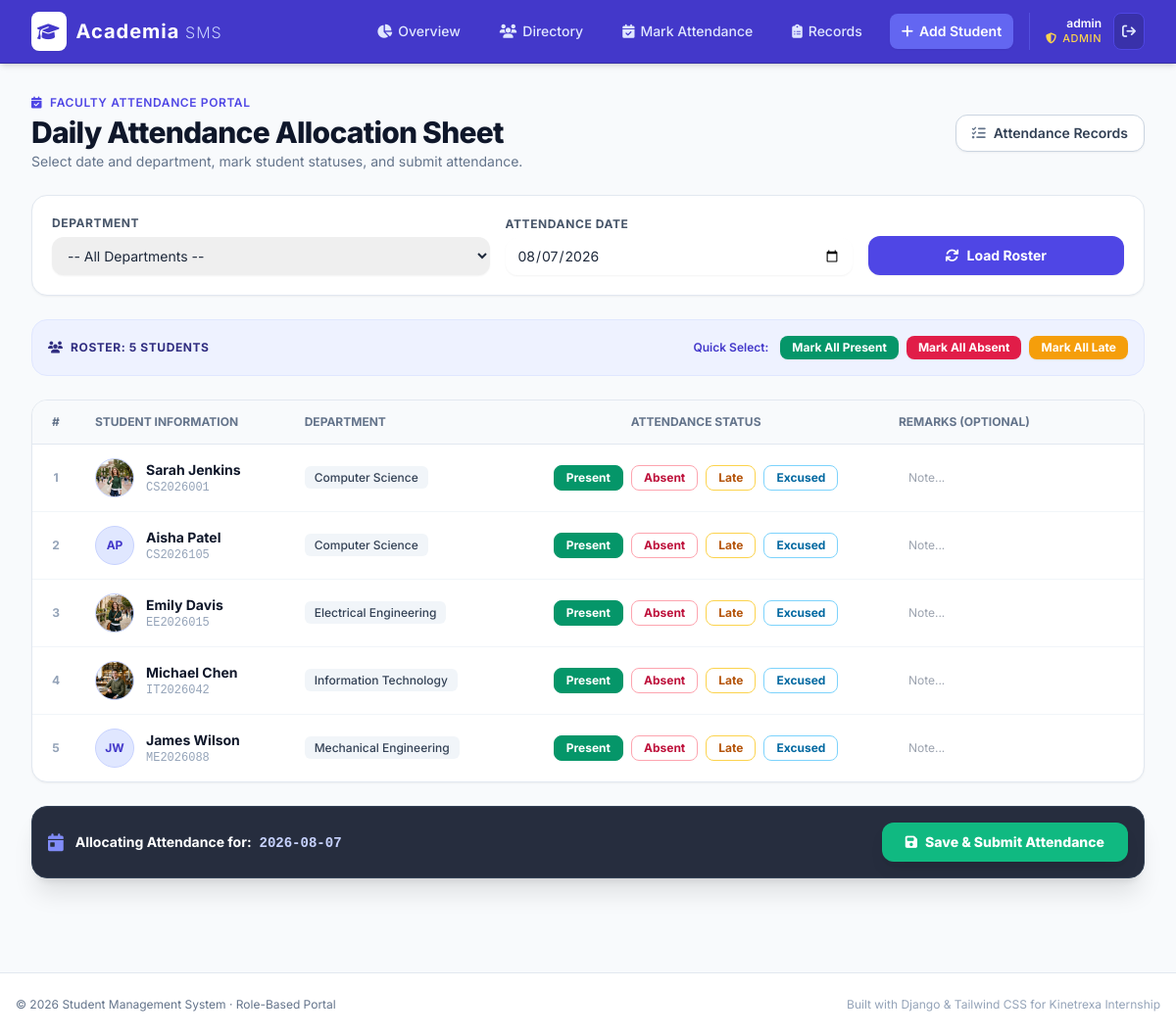
The page /attendance/mark/ (signed in) on the database as committed earlier.
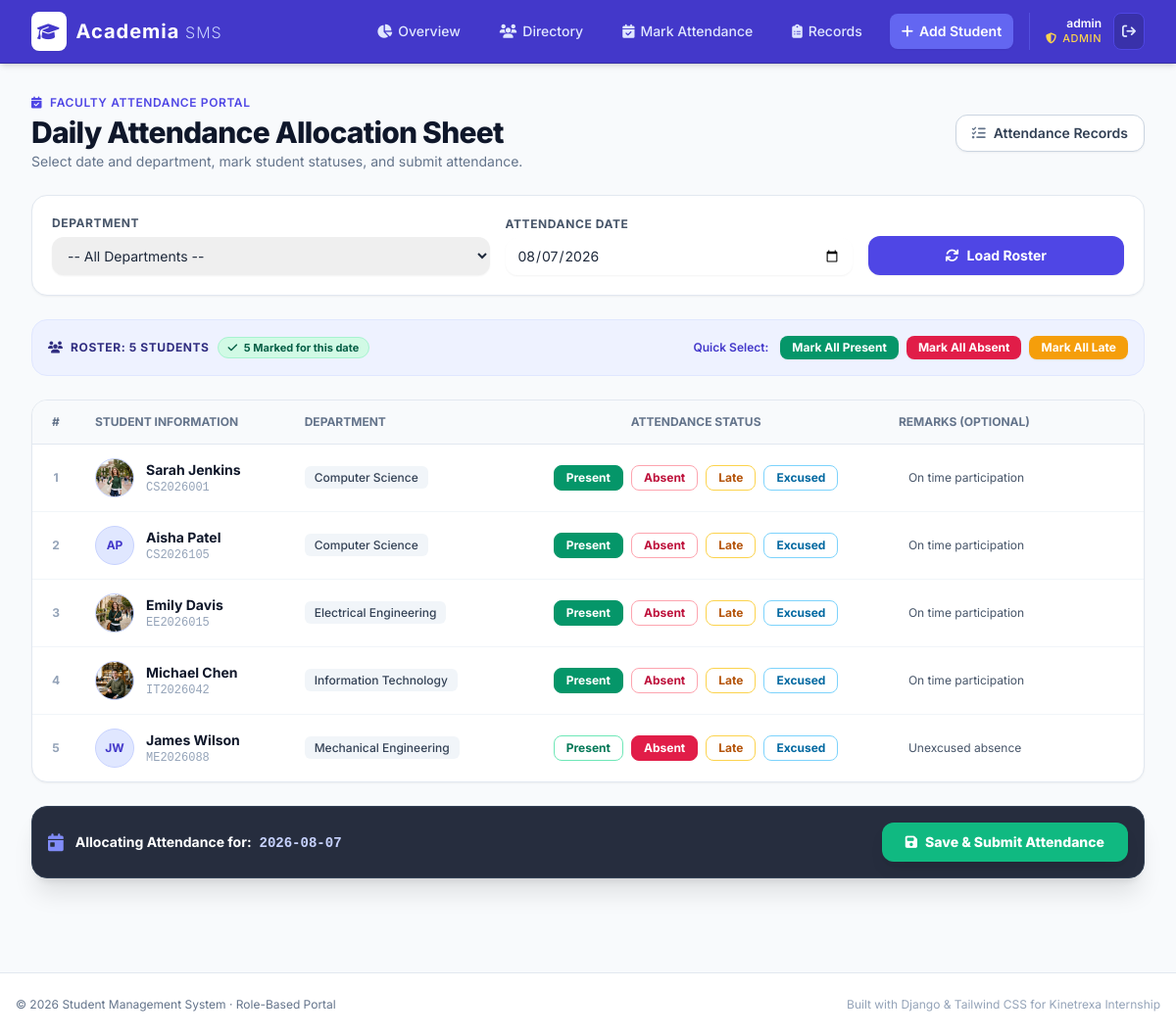
The same page on the database as committed later.
### students/models.py (models this page shows, shortened)
class TimeStampedModel(models.Model):
    created_at = models.DateTimeField(auto_now_add=True)
    updated_at = models.DateTimeField(auto_now=True)
    class Meta:
        abstract = True

class Student(TimeStampedModel):
    roll_number = models.CharField(max_length=20, unique=True)
    first_name = models.CharField(max_length=100)
    last_name = models.CharField(max_length=100)
    email = models.EmailField(unique=True)
    department = models.CharField(max_length=100)
    gpa = models.DecimalField(max_digits=4, decimal_places=2)
    profile_picture = models.ImageField(upload_to='profiles/', blank=True, null=True)
    is_active = models.BooleanField(default=True)
    objects = StudentManager()
    def get_full_name(self):
        return f"{self.first_name} {self.last_name}"

class Attendance(TimeStampedModel):
    STATUS_CHOICES = [
        ('Present', 'Present'),
        ('Absent', 'Absent'),
        ('Late', 'Late'),
        ('Excused', 'Excused'),
    ]
    student = models.ForeignKey(Student, on_delete=models.CASCADE, related_name='attendance_records')
    date = models.DateField(default=timezone.now)
    status = models.CharField(max_length=10, choices=STATUS_CHOICES, default='Present')
    marked_by = models.ForeignKey(User, on_delete=models.SET_NULL, null=True, blank=True, related_name='marked_attendances')
    remarks = models.CharField(max_length=255, blank=True, null=True)
    class Meta:
        unique_together = ('student', 'date')
        ordering = ['-date', 'student__roll_number']

### students/views.py (the view, shortened to what this page needs)
# urls.py: path('attendance/mark/', views.MarkAttendanceView.as_view(), name='mark-attendance'),
class MarkAttendanceView(LoginRequiredMixin, View):
    template_name = 'students/mark_attendance.html'
    def get(self, request):
        profile = getattr(request.user, 'profile', None)
        if profile and profile.is_student:
            messages.error(request, "Students are not authorized to mark attendance.")
            return redirect('student-portal')
        selected_dept = request.GET.get('department', '')
        if not selected_dept and profile and profile.is_teacher and profile.department:
            selected_dept = profile.department
        date_str = request.GET.get('date', '')
        if date_str:
            try:
                selected_date = datetime.datetime.strptime(date_str, '%Y-%m-%d').date()
            except ValueError:
                selected_date = timezone.localdate()
        else:
            selected_date = timezone.localdate()
        students = Student.objects.filter(is_active=True).order_by('department', 'roll_number')
        if selected_dept:
            students = students.filter(department=selected_dept)
        existing_records = {
            att.student_id: att
            for att in Attendance.objects.filter(date=selected_date, student__in=students)
        }
        roster = []
        for s in students:
            record = existing_records.get(s.id)
            roster.append({
                'student': s,
                'status': record.status if record else 'Present',
                'remarks': record.remarks if record else '',
                'is_saved': record is not None,
            })
        departments = Student.objects.values_list('department', flat=True).distinct()
        context = {
            'roster': roster,
            'selected_dept': selected_dept,
            'selected_date': selected_date.strftime('%Y-%m-%d'),
            'departments': departments,
            'total_students': len(roster),
            'saved_count': len(existing_records),
        }
        return render(request, self.template_name, context)

### students/models.py (called while the page is built)
    @property
    def is_admin(self):
        return self.role == 'admin' or self.user.is_superuser

    @property
    def is_teacher(self):
        return self.role == 'teacher'

    @property
    def is_student(self):
        return self.role == 'student'

### students/templates/students/mark_attendance.html (shortened to what the changed rows need)
{% extends 'base.html' %}
{% block content %}
<div class="mb-6 flex flex-col md:flex-row md:items-center md:justify-between gap-4">
    <div>
        <h1 class="text-2xl sm:text-3xl font-extrabold text-slate-900 tracking-tight">
            Daily Attendance Allocation Sheet
        </h1>
    </div>
</div>
<form method="post" action="{% url 'mark-attendance' %}" id="attendance-form">
    <div class="bg-indigo-50 rounded-2xl p-4 border border-indigo-100 mb-6 flex flex-col sm:flex-row sm:items-center justify-between gap-4">
        <div class="flex items-center space-x-2">
            <span class="text-xs font-bold uppercase tracking-wider text-indigo-900">
                <i class="fa-solid fa-users mr-1"></i> Roster: {{ total_students }} Students
            </span>
            {% if saved_count > 0 %}
                <span class="bg-emerald-100 text-emerald-800 text-[11px] font-bold px-2.5 py-0.5 rounded-full border border-emerald-200">
                    <i class="fa-solid fa-check mr-1"></i> {{ saved_count }} Marked for this date
                </span>
            {% endif %}
        </div>
    </div>
    {% if roster %}
        <div class="bg-white rounded-2xl border border-slate-200 shadow-sm overflow-hidden mb-6">
            <div class="overflow-x-auto">
                <table class="w-full text-left text-sm text-slate-600">
                    <thead class="bg-slate-50 text-xs uppercase font-bold text-slate-500 border-b border-slate-200">
                        <tr>
                            <th class="py-3.5 px-4 w-12 text-center">#</th>
                            <th class="py-3.5 px-4">Student Information</th>
                            <th class="py-3.5 px-4">Department</th>
                            <th class="py-3.5 px-4 text-center">Attendance Status</th>
                            <th class="py-3.5 px-4">Remarks (Optional)</th>
                        </tr>
                    </thead>
                    <tbody class="divide-y divide-slate-100">
                        {% for item in roster %}
                            <tr class="hover:bg-slate-50/70 transition">
                                <td class="py-3.5 px-4 text-center text-xs font-bold text-slate-400">
                                    {{ forloop.counter }}
                                </td>
                                <td class="py-3.5 px-4">
                                    <div class="flex items-center space-x-3">
                                        <div class="w-10 h-10 rounded-full bg-indigo-100 text-indigo-700 font-bold flex items-center justify-center text-xs overflow-hidden border border-indigo-200 flex-shrink-0">
                                            {% if item.student.profile_picture %}
                                                <img src="{{ item.student.profile_picture.url }}" alt="{{ item.student.first_name }}" class="w-full h-full object-cover">
                                            {% else %}
                                                {{ item.student.first_name|first }}{{ item.student.last_name|first }}
                                            {% endif %}
                                        </div>
                                        <div>
                                            <a href="{% url 'student-detail' item.student.pk %}" class="font-bold text-slate-900 hover:text-indigo-600 transition">
                                                {{ item.student.get_full_name }}
                                            </a>
                                            <div class="text-xs text-slate-400 font-mono">{{ item.student.roll_number }}</div>
                                        </div>
                                    </div>
                                </td>
                                <td class="py-3.5 px-4 text-xs font-medium text-slate-600">
                                    <span class="bg-slate-100 text-slate-700 px-2.5 py-1 rounded-md">
                                        {{ item.student.department }}
                                    </span>
                                </td>
                                <td class="py-3.5 px-4">
                                    <div class="flex items-center justify-center space-x-2">
                                        <label class="cursor-pointer">
                                            <span class="px-3 py-1 rounded-lg text-xs font-bold border transition inline-block peer-checked:bg-emerald-600 peer-checked:text-white peer-checked:border-emerald-600 text-emerald-700 border-emerald-300 hover:bg-emerald-50">
                                                Present
                                            </span>
                                        </label>
                                        <label class="cursor-pointer">
                                            <span class="px-3 py-1 rounded-lg text-xs font-bold border transition inline-block peer-checked:bg-rose-600 peer-checked:text-white peer-checked:border-rose-600 text-rose-700 border-rose-300 hover:bg-rose-50">
                                                Absent
                                            </span>
                                        </label>
                                        <label class="cursor-pointer">
                                            <span class="px-3 py-1 rounded-lg text-xs font-bold border transition inline-block peer-checked:bg-amber-500 peer-checked:text-white peer-checked:border-amber-500 text-amber-700 border-amber-300 hover:bg-amber-50">
                                                Late
                                            </span>
                                        </label>
                                        <label class="cursor-pointer">
                                            <span class="px-3 py-1 rounded-lg text-xs font-bold border transition inline-block peer-checked:bg-sky-600 peer-checked:text-white peer-checked:border-sky-600 text-sky-700 border-sky-300 hover:bg-sky-50">
                                                Excused
                                            </span>
                                        </label>
                                    </div>
                                </td>
                                <td class="py-3.5 px-4">
                                    <input type="text" name="remarks_{{ item.student.pk }}" value="{{ item.remarks }}" placeholder="Note..." class="w-full text-xs rounded-lg border-slate-300 focus:border-indigo-500 focus:ring-indigo-500 py-1.5 px-2.5">
                                </td>
                            </tr>
                        {% endfor %}
                    </tbody>
                </table>
            </div>
        </div>
    {% endif %}
</form>
{% endblock %}

Rows that differ between the two databases and show on the page:
changed Student "Sarah Jenkins": remarks (not shown) → "On time participation"
changed Student "Aisha Patel": remarks (not shown) → "On time participation"
changed Student "Emily Davis": remarks (not shown) → "On time participation"
changed Student "Michael Chen": remarks (not shown) → "On time participation"
changed Student "James Wilson": remarks (not shown) → "Unexcused absence"
Other text that changed with them:
{{ saved_count }}: (not shown) → "5"
text now shown: "Marked for this date"
